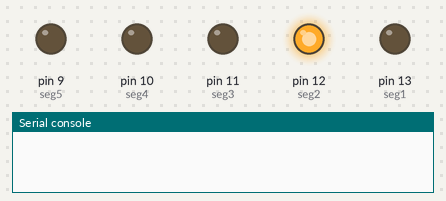
Recording of a program running on a simulated MicroPython board. On the bench: output pins drawn as LEDs (lit = HIGH), the last lines printed to the serial console. Random numbers come from a fixed seed. At 33.0 s the program stops and its outputs stay as they are.

Above: at 0.1 s.
At 1.1 s:
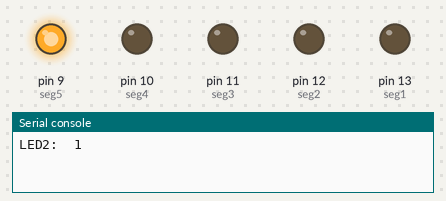
At 3.1 s:
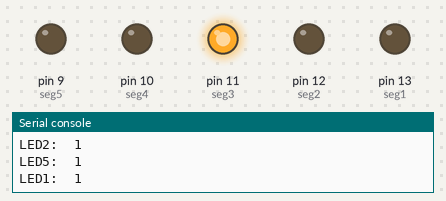
At 13.1 s:
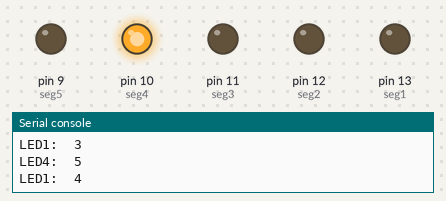
At 23.1 s:
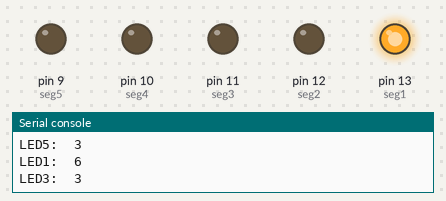
At 32.8 s:
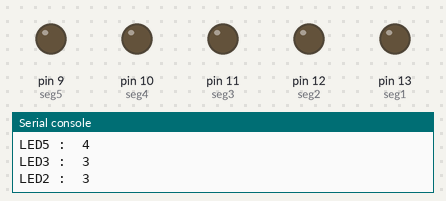
Timing chart, 0 to 34.3 s (numbered marks = the images above):
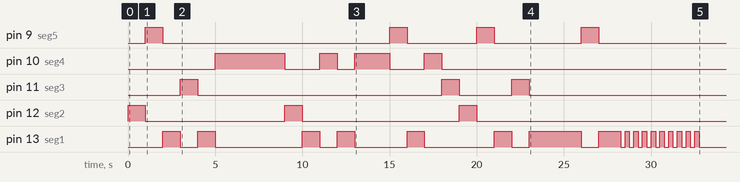

The program:

Day4extra.py
```python
'''
Randomly choosing LEDS until one has been lit 10 times
'''

# Imports
from machine import Pin
import time
import random

# Set up GPIOs 9-13
seg1 = Pin(13, Pin.OUT)
seg2 = Pin(12, Pin.OUT)
seg3 = Pin(11, Pin.OUT)
seg4 = Pin(10, Pin.OUT)
seg5 = Pin(9, Pin.OUT)

# set up vars
segments = [seg1, seg2, seg3, seg4, seg5]
LED1 = 0
LED2 = 0
LED3 = 0
LED4 = 0
LED5 = 0

# turn off all LEDs
for segment in segments:
    segment.value(0)

# Random LEDs
while True:
    r = random.randint(0,4)
    segments[r].value(1)
    time.sleep(1)
    segments[r].value(0)

    # count number of times each LED lights
    if r == 0:
        LED1 += 1
        print("LED1: ", LED1)
    elif r == 1:
        LED2 += 1
        print("LED2: ", LED2)
    elif r == 2:
        LED3 += 1
        print("LED3: ", LED3)
    elif r == 3:
        LED4 += 1
        print("LED4: ", LED4)
    else:
        LED5 += 1
        print("LED5: ", LED5)

    # when one LEDs lights 10 times, flash and display counts
    if LED1 == 10 or LED2 == 10 or LED3 == 10 or LED4 == 10 or LED5 == 10:

        print("LED", r+1, " got to 10!!!")

        mylist = [("LED1", LED1), ("LED2", LED2), ("LED3", LED3), ("LED4", LED4), ("LED5", LED5)]
        mylistsorted = sorted(mylist, key=lambda x: x[1])

        # display counts
        for item in reversed(mylistsorted):
            print(item[0], ": ", item[1])

        # flash
        for i in range(10):
            segments[r].value(1)
            time.sleep(0.25)
            segments[r].value(0)
            time.sleep(0.25)

        break
```

Measured:
- by itself, pin 9 (seg5): LOW → HIGH at 1.0 s, → LOW 1.0 s later, → HIGH 13.0 s later, → LOW 1.0 s later, … (8 changes in this stretch)
- by itself, pin 10 (seg4): LOW → HIGH at 5.0 s, → LOW 4.0 s later, → HIGH 2.0 s later, → LOW 1.0 s later, … (8 changes in this stretch)
- by itself, pin 11 (seg3): goes HIGH 1.0 s, LOW 14.0 s, HIGH 1.0 s, LOW 3.0 s, HIGH 1.0 s, then LOW
- by itself, pin 12 (seg2): alternates HIGH for 1.0 s and LOW for 8.5 s, 6 changes in all, then stays LOW
- by itself, pin 13 (seg1): LOW → HIGH at 2.0 s, → LOW 1.0 s later, → HIGH 1.0 s later, → LOW 1.0 s later, … (34 changes in this stretch)
